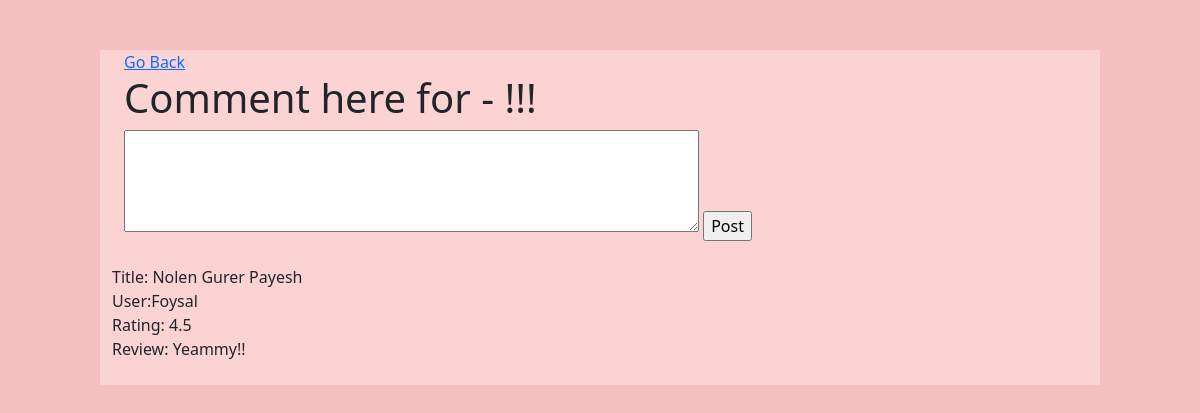
/recipe-comment/8/, run on the app's committed database.
### DjangoRecipeApp/models.py (models this page shows, shortened)
class ReviewRating(models.Model):
    user = models.ForeignKey(User, on_delete=models.CASCADE,default=None)
    title = models.ForeignKey(RecipeDetails,on_delete=models.CASCADE)
    rating = models.FloatField()
    review = models.TextField(max_length=500, blank=True)
    created_review = models.DateTimeField(auto_now_add=True)
    updated_review = models.DateTimeField(auto_now=True)

class RecipeDetails(models.Model):
    user = models.ForeignKey(User, on_delete=models.CASCADE,default=None)
    title = models.CharField(max_length=200)
    category = models.ManyToManyField(Category_Tag)
    description = models.TextField(null=True, blank=True)
    ingredientList = models.TextField(default='Item1')
    introduction = models.TextField(default='Take a bowl.')
    image = models.ImageField(upload_to='images/',null=True,blank=True)
    video = models.FileField(upload_to='videos/', null=True, verbose_name="Video",blank=True)
    createdTime = models.DateTimeField(auto_now_add=True)
    tags = TaggableManager(blank=True)
    def __str__(self):
        return self.title
    class Meta:
        ordering = ['createdTime']

### DjangoRecipeApp/views.py (the view)
# urls.py: path('recipe-comment/<int:pk>/', Recipe_Comment.as_view(), name='recipes_comment'),
class Recipe_Comment(DetailView):
    model = RecipeDetails
    context_object_name = "Recipe"
    template_name = 'DjangoRecipeApp/recipe_comment.html'
    success_url = reverse_lazy('Recipe_List')

### DjangoRecipeApp/templates/DjangoRecipeApp/recipe_comment.html (shortened to what this page needs)
<!DOCTYPE html>
<html lang="en">
<head>
</head>
<body>
{% extends 'DjangoRecipeApp/main.html' %}
    {% block content %}
    <div class="container">
        <a href="{% url 'Recipe_List' %}">Go Back</a>
        <h1>Comment here for - {{Recipe}}!!!</h1>
        <form method="post" action="recipedetails_list.html">
            <textarea name="comment-area" value="" rows="4" cols="60"></textarea>
            <input type="submit" value="Post">
        </form>
    </div>
<br>
           Title: {{Comment.title}}<br>
            User:{{Comment.user}}<br>
            Rating: {{Comment.rating}}<br>
           Review: {{Comment.review}}<br>
<br>
    {% endblock content %}

### DjangoRecipeApp/static/myStyle.css (style rules this page uses)
body { background: #f5bfbf; padding: 50px; }
.container { max-width: 1000px; margin: auto; background-color: #fcd3d3; }

### data on the page
ReviewRating: title "Nolen Gurer Payesh", user "Foysal", rating "4.5", review "Yeammy!!"
